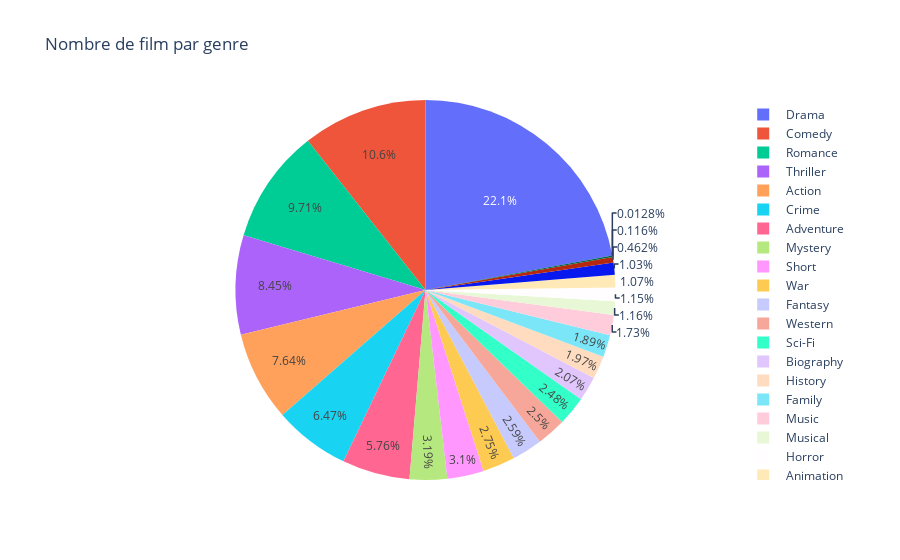

Source (notebook cell):
### Code cell
cur = collection_actor.aggregate([
    {"$unwind": "$genre"},
    {"$group":{"_id":{'genre':"$genre" },"nombre par films":{"$sum":1}}},
    {"$sort": {"nombre de films par genre": -1}},
    {"$limit": 50}])

graphData = {'genre': [], 'values': []}
for document in cur:
    graphData['genre'].append(document['_id']['genre'])
    graphData['values'].append(document['nombre par films'])
             
print("Choisissez le mode d'affiache:")
info = input("1: Tous les % | 2 sans les % : ")
    
fig = go.Figure(data=[go.Pie(labels=graphData['genre'], values=graphData['values'])])
fig.update_layout(title_text='Nombre de film par genre')

if(info == "2"):
    fig.update_traces(textposition='inside')
    fig.update_layout(uniformtext_minsize=12, uniformtext_mode='hide')

fig.show()

### Figure 1 — Plotly figure (JSON) as saved in the notebook; plotly's stock layout.template omitted (floating-point values rounded to 4 significant figures)
{"data": [{"labels": [" Short", " Thriller", " Romance", " Horror", " Biography", " Reality-TV", " Documentary", " Sci-Fi", " History", " Fantasy", " Western", " Adventure", " Film-Noir", " Drama", " War", " Crime", " Family", " Sport", " Musical", " Animation", " Action", " Comedy", " Music", " Mystery"], "type": "pie", "values": [483, 1315, 1512, 179, 322, 2, 18, 386, 306, 403, 389, 897, 72, 3439, 428, 1007, 294, 161, 180, 167, 1189, 1655, 269, 496]}], "layout": {"title": {"text": "Nombre de film par genre"}}}
